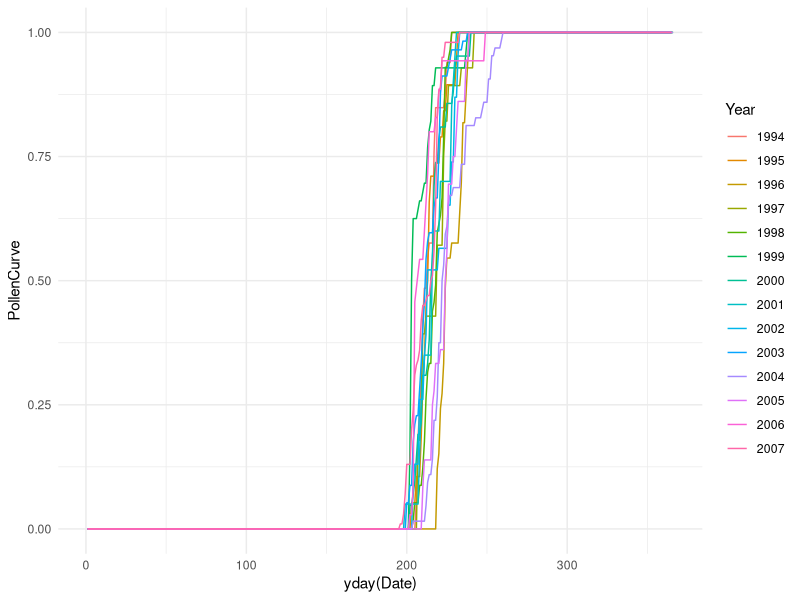

This figure's R source:
library(ggplot2)
library(lubridate)
library(plyr)
library(reshape2)

setwd("C:/Users/au152367/Documents/QDev/UniSim2/input/io/input")
obs = read.delim("Westerloge-Bad Hersfeld.txt",  header=TRUE)
obs$Date =  dmy(obs$Date)
obs$Year = factor(year(obs$Date))
obs = ddply(obs, .(Year), transform, PollenSum=cumsum(Pollen))
obs = ddply(obs, .(Year), transform, PollenCurve=round(PollenSum/max(PollenSum),4))
summary(obs)

ggplot(obs, aes(x=yday(Date), y=PollenCurve, colour=Year)) +
  geom_line() +
  theme_minimal()

write.table(obs[,-c(2,4,5)], "weather-Westerloge.txt", quote=FALSE, sep="\t", row.names=FALSE)

